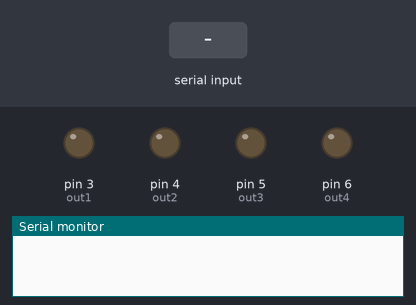
This sketch was run on a simulated Arduino Uno, built with avr-gcc and run on an emulated ATmega328P. Parts: output pins drawn as LEDs (lit = HIGH), the last lines printed to the serial monitor. The inputs (shaded band) are chosen by the test bench.

Above: at 1.2 s.
1.3 s: "F" received over Serial
At 1.8 s:
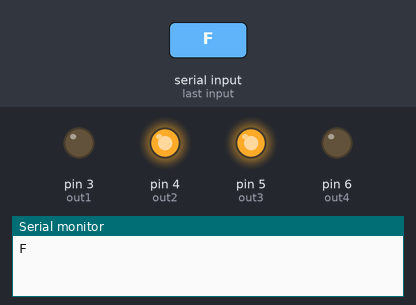
2.8 s: "B" received over Serial
At 4.0 s:
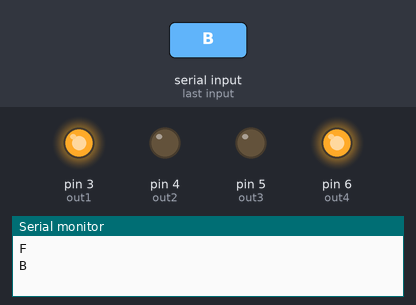
4.3 s: "R" received over Serial
At 5.3 s:
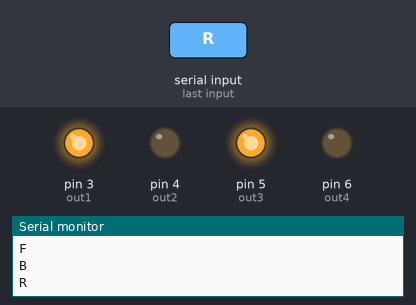
5.8 s: "L" received over Serial
At 6.4 s:
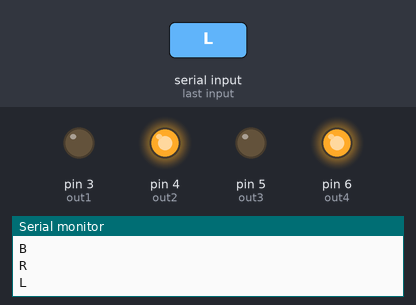
7.3 s: "G" received over Serial
At 8.5 s:
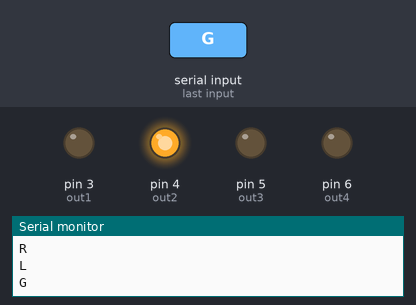
8.8 s: "I" received over Serial
At 9.9 s:
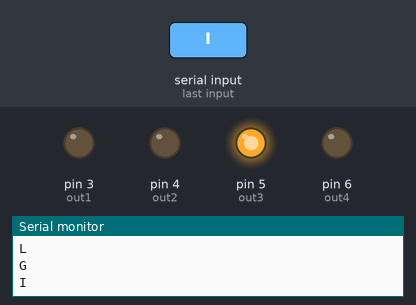
Timing chart, 0 to 11.3 s (numbered marks = the images above; inputs shaded):
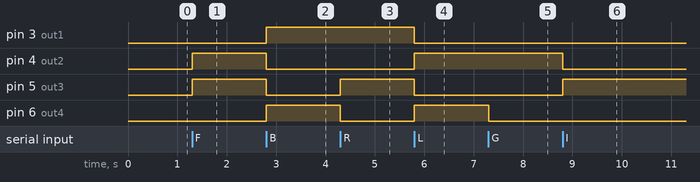

Measured:
- after the input at 1.3 s, pin 4 (out2), pin 5 (out3): LOW → HIGH at once
- after the input at 2.8 s, pin 3 (out1), pin 6 (out4): LOW → HIGH at once; pin 4 (out2), pin 5 (out3): HIGH → LOW at once
- after the input at 4.3 s, pin 5 (out3): LOW → HIGH at once; pin 6 (out4): HIGH → LOW at once
- after the input at 5.8 s, pin 3 (out1), pin 5 (out3): HIGH → LOW at once; pin 4 (out2), pin 6 (out4): LOW → HIGH at once
- after the input at 7.3 s, pin 6 (out4): HIGH → LOW at once
- after the input at 8.8 s, pin 4 (out2): HIGH → LOW at once; pin 5 (out3): LOW → HIGH at once

The sketch:

arduino.ino
```cpp
// (licence header left out)
//========================================
// Pinout Declarations
// -=-
// Change it according to your circuit.
// IN1 = OUT1. Same logic for other pins.
//========================================
uint8_t out1 = 3;
uint8_t out2 = 4;
uint8_t out3 = 5;
uint8_t out4 = 6;
//==------------------------------------==

//===================================================
// MAIN CODE
// -=-
// No changes required unless explicitely mentioned.
//===================================================
void setup()
{
    Serial.begin(9600); // By Default, HC-05 Recieves Signals in 9600 baud rate channel. Changes needed if your module uses aother channel.
    pinMode(out1, OUTPUT);
    pinMode(out2, OUTPUT);
    pinMode(out3, OUTPUT);
    pinMode(out4, OUTPUT);
}

char btSignal = 0;
void loop()
{
    if (Serial.available())
    {
        btSignal = Serial.read();
        Serial.println(btSignal);
        if (btSignal == 'F')
        {
            moveForward();
        }
        else if (btSignal == 'B')
        {
            moveBackward();
        }
        else if (btSignal == 'R')
        {
            turnRight();
        }
        else if (btSignal == 'L')
        {
            turnLeft();
        }
        else if (btSignal == 'G')
        {
            moveForwardLeft();
        }
        else if (btSignal == 'I')
        {
            moveForwardRight();
        }
        else if (btSignal == 'H')
        {
            moveBackwardLeft();
        }
        else if (btSignal == 'J')
        {
            moveBackwardRight();
        }
        else if (btSignal == 'S')
        {
            stopAllMotors();
        }
        // else { stop(); } // Remove this if you want to stop.
    }
}
//==------------------------------------==

//=======================================================
// Motor Spin Directions
// -=-
// Test if these 6 functions works as expected.
// HIGH-LOW can be completely opposite for your circuit.
//=======================================================
void spin_right_motors()
{
    digitalWrite(out1, LOW);
    digitalWrite(out2, HIGH);
}

void reverse_spin_right_motors()
{
    digitalWrite(out1, HIGH);
    digitalWrite(out2, LOW);
}

void stop_right_motors()
{
    digitalWrite(out1, LOW);
    digitalWrite(out2, LOW);
}

void spin_left_motors()
{
    digitalWrite(out3, HIGH);
    digitalWrite(out4, LOW);
}

void reverse_spin_left_motors()
{
    digitalWrite(out3, LOW);
    digitalWrite(out4, HIGH);
}

void stop_left_motors()
{
    digitalWrite(out3, LOW);
    digitalWrite(out4, LOW);
}
//==---------------------------------==

//===============================
// Moving Directions
// -=-
// No Changes required
//===============================
void moveForward()
{
    spin_right_motors();
    spin_left_motors();
}

void moveBackward()
{
    reverse_spin_right_motors();
    reverse_spin_left_motors();
}

void turnRight()
{
    reverse_spin_right_motors();
    spin_left_motors();
}

void turnLeft()
{
    spin_right_motors();
    reverse_spin_left_motors();
}

void moveForwardLeft()
{
    spin_right_motors();
    stop_left_motors();
}
void moveForwardRight()
{
    spin_left_motors();
    stop_right_motors();
}
void moveBackwardRight()
{
    reverse_spin_left_motors();
    stop_right_motors();
}
void moveBackwardLeft()
{
    reverse_spin_right_motors();
    stop_left_motors();
}

void stopAllMotors()
{
    stop_right_motors();
    stop_left_motors();
}
//==-----------------------------==
```
